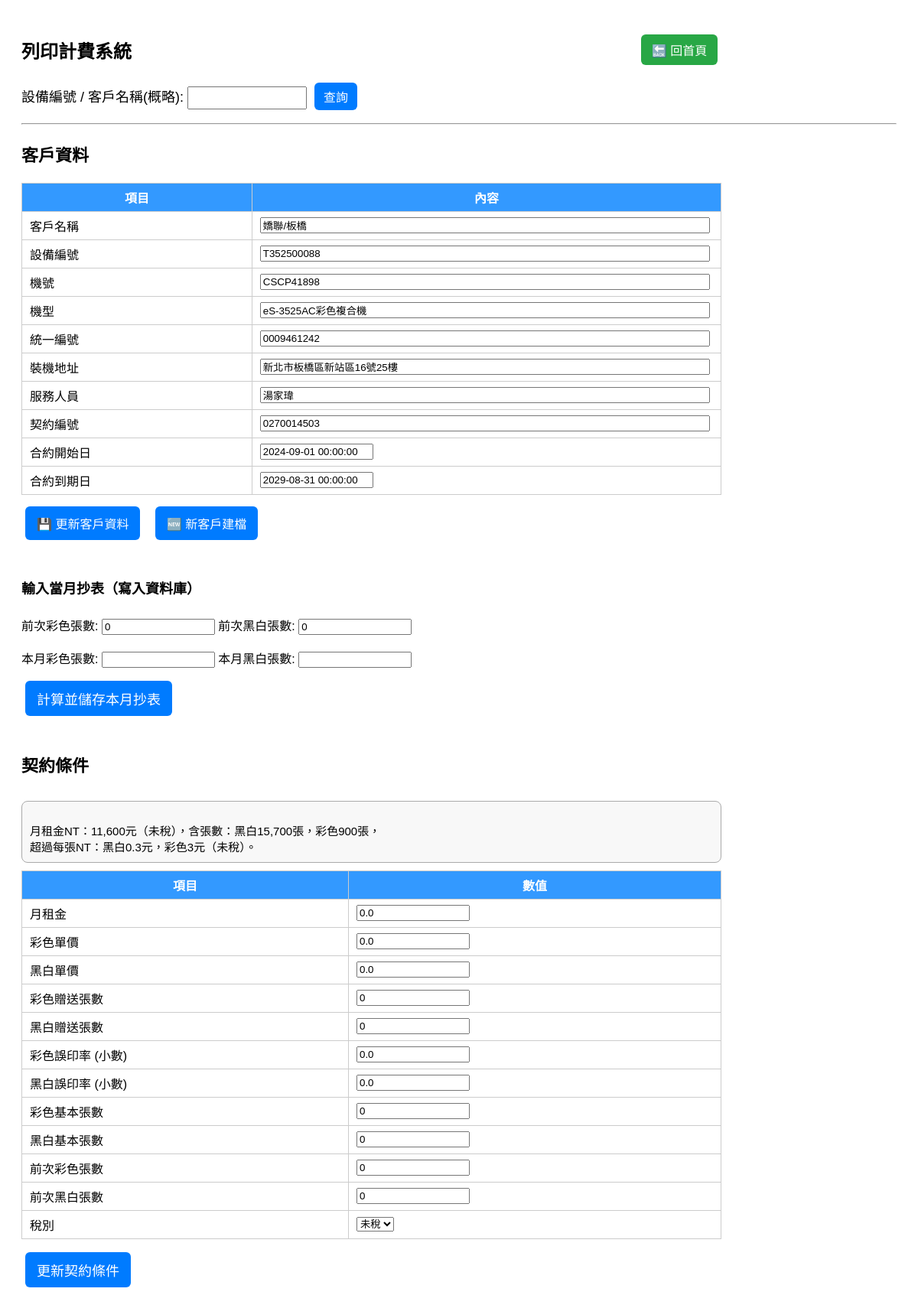
/billing/?device_id=T352500088, run on an earlier commit of the app's database.
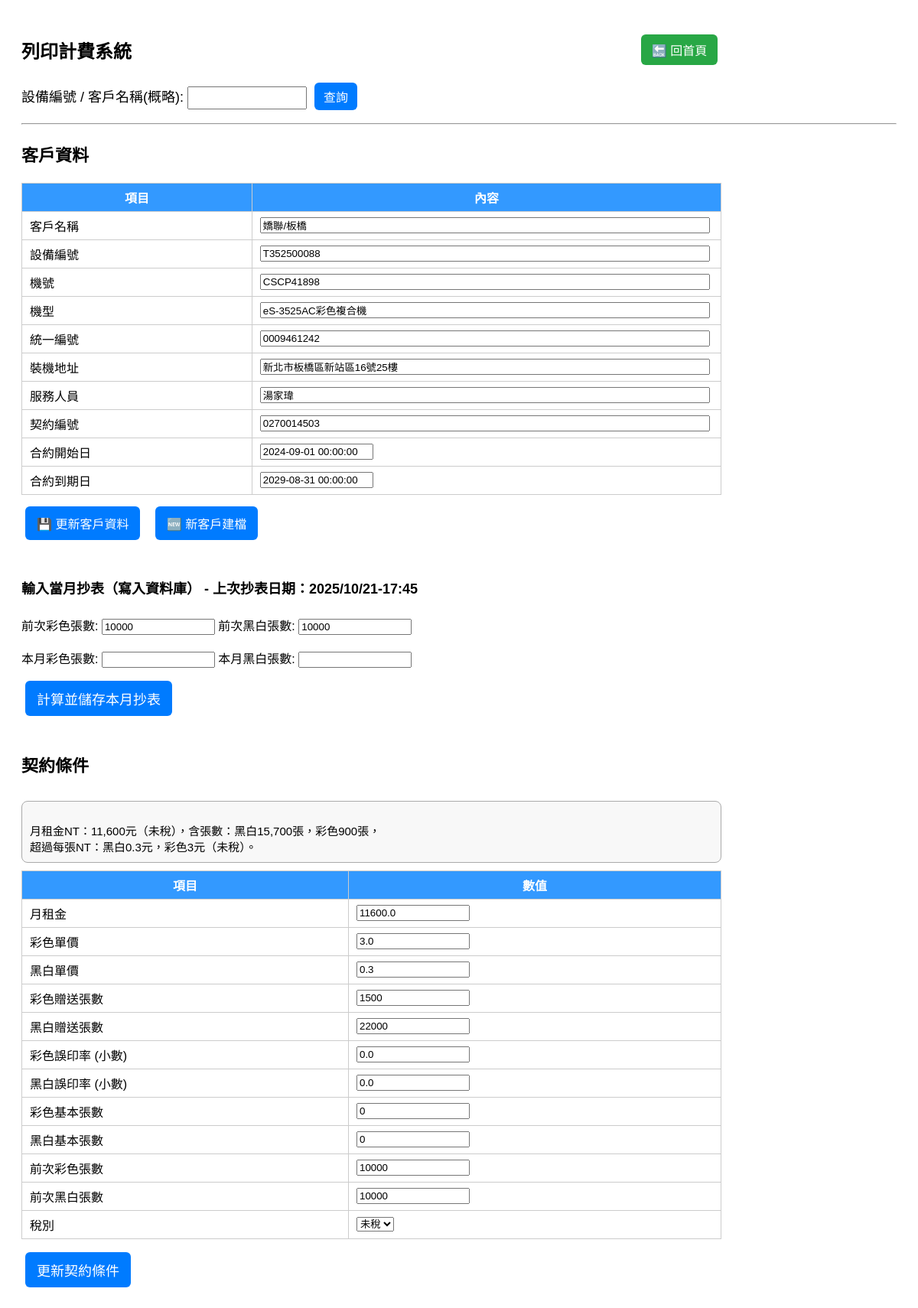
And on a later commit of the database.
### tables this page shows
CREATE TABLE customers (
        device_id TEXT PRIMARY KEY,
        customer_name TEXT,
        device_number TEXT,
        machine_model TEXT,
        tax_id TEXT,
        install_address TEXT,
        service_person TEXT,
        contract_number TEXT,
        contract_start TEXT,
        contract_end TEXT
    );

CREATE TABLE "contracts" (
	"device_id"	TEXT,
	"monthly_rent"	REAL,
	"contra"	TEXT,
	"color_unit_price"	REAL,
	"bw_unit_price"	REAL,
	"color_giveaway"	INTEGER,
	"bw_giveaway"	INTEGER,
	"color_error_rate"	REAL,
	"bw_error_rate"	REAL,
	"color_basic"	INTEGER,
	"bw_basic"	INTEGER,
	"tax_type"	TEXT DEFAULT '含稅',
	"master_device_id"	TEXT,
	PRIMARY KEY("device_id")
);

CREATE TABLE usage (
        id INTEGER PRIMARY KEY AUTOINCREMENT,
        device_id TEXT,
        month TEXT,
        color_count INTEGER,
        bw_count INTEGER,
        timestamp TEXT
    );

### modules/billing.py (the view)
@bp.route("/", methods=["GET", "POST"])
def index():
    message = request.args.get("message", "")
    contract, customer, result = None, None, None
    contra_text = ""
    last_color, last_bw, last_time = 0, 0, ""
    matches = []
    if request.method == "POST":
        mode = request.form.get("mode")
        keyword = request.form.get("device_id", "").strip()
        if mode == "query":
            contract, contra_text = get_contract(keyword)
            customer = get_customer(keyword)
            if not contract:
                matches = search_customers_by_name(keyword)
                if matches:
                    message = f"🔍 找到 {len(matches)} 筆相符客戶"
                else:
                    message = f"❌ 找不到設備或客戶：{keyword}"
            else:
                last_color, last_bw, last_time = get_last_counts(keyword)
        elif mode == "calculate":
            device_id = keyword
            contract, contra_text = get_contract(device_id)
            customer = get_customer(device_id)
            if contract:
                last_color, last_bw, last_time = get_last_counts(device_id)
                curr_color = int(request.form.get("curr_color", "0"))
                curr_bw = int(request.form.get("curr_bw", "0"))
                result = calculate(contract, curr_color, curr_bw, last_color, last_bw)
                insert_usage(device_id, curr_color, curr_bw)
            else:
                message = f"❌ 找不到設備 {device_id}"
        elif mode == "update_contract":
            device_id = keyword
            fields = {
                "monthly_rent": float(request.form.get("monthly_rent", "0") or 0),
                "color_unit_price": float(request.form.get("color_unit_price", "0") or 0),
                "bw_unit_price": float(request.form.get("bw_unit_price", "0") or 0),
                "color_giveaway": int(request.form.get("color_giveaway", "0") or 0),
                "bw_giveaway": int(request.form.get("bw_giveaway", "0") or 0),
                "color_error_rate": float(request.form.get("color_error_rate", "0") or 0),
                "bw_error_rate": float(request.form.get("bw_error_rate", "0") or 0),
                "color_basic": int(request.form.get("color_basic", "0") or 0),
                "bw_basic": int(request.form.get("bw_basic", "0") or 0),
                "tax_type": request.form.get("tax_type", "含稅"),
            }
            conn = sqlite3.connect(DB_FILE)
            c = conn.cursor()
            c.execute("""
                UPDATE contracts SET
                    monthly_rent=?, color_unit_price=?, bw_unit_price=?,
                    color_giveaway=?, bw_giveaway=?, color_error_rate=?, bw_error_rate=?,
                    color_basic=?, bw_basic=?, tax_type=?
                WHERE device_id=?""",
                (*fields.values(), device_id))
            conn.commit()
            conn.close()
            return redirect(url_for("billing.index", device_id=device_id, message="✅ 契約條件已更新"))
        elif mode == "update_customer":
            device_id = keyword
            fields = {
                "customer_name": request.form.get("customer_name", "").strip(),
                "device_number": request.form.get("device_number", "").strip(),
                "machine_model": request.form.get("machine_model", "").strip(),
                "tax_id": request.form.get("tax_id", "").strip(),
                "install_address": request.form.get("install_address", "").strip(),
                "service_person": request.form.get("service_person", "").strip(),
                "contract_number": request.form.get("contract_number", "").strip(),
                "contract_start": request.form.get("contract_start", "").strip(),
                "contract_end": request.form.get("contract_end", "").strip(),
            }
            conn = sqlite3.connect(DB_FILE)
            c = conn.cursor()
            c.execute("""
                UPDATE customers SET
                    customer_name=?, device_number=?, machine_model=?, tax_id=?,
                    install_address=?, service_person=?, contract_number=?,
                    contract_start=?, contract_end=?
                WHERE device_id=?
            """, (*fields.values(), device_id))
            conn.commit()
            conn.close()
            return redirect(url_for("billing.index", device_id=device_id, message="✅ 客戶資料已更新"))
        elif mode == "delete_customer":
            device_id = request.form.get("device_id")
            conn = sqlite3.connect(DB_FILE)
            c = conn.cursor()
            c.execute("DELETE FROM customers WHERE device_id=?", (device_id,))
            c.execute("DELETE FROM contracts WHERE device_id=?", (device_id,))
            c.execute("DELETE FROM usage WHERE device_id=?", (device_id,))
            conn.commit()
            conn.close()
            message = f"🗑 已刪除客戶（設備編號：{device_id}）"
        elif mode == "new_customer":
            old_id = request.form.get("device_id")
            new_id = request.form.get("device_id_new", "").strip()
            old_customer = get_customer(old_id)
            old_contract, _ = get_contract(old_id)
            if not old_customer or not old_contract:
                message = f"❌ 找不到原始客戶或契約資料，無法建檔。"
            elif not new_id:
                message = "⚠️ 請輸入新設備編號。"
            else:
                new_fields = {
                    "device_id": new_id,
                    "customer_name": request.form.get("customer_name", "").strip(),
                    "device_number": request.form.get("device_number", "").strip(),
                    "machine_model": request.form.get("machine_model", "").strip(),
                    "tax_id": request.form.get("tax_id", "").strip(),
                    "install_address": request.form.get("install_address", "").strip(),
                    "service_person": request.form.get("service_person", "").strip(),
                    "contract_number": request.form.get("contract_number", "").strip(),
                    "contract_start": request.form.get("contract_start", "").strip(),
                    "contract_end": request.form.get("contract_end", "").strip(),
                }
                conn = sqlite3.connect(DB_FILE)
                c = conn.cursor()
                c.execute("""
                    INSERT INTO customers (
                        device_id, customer_name, device_number, machine_model,
                        tax_id, install_address, service_person,
                        contract_number, contract_start, contract_end
                    ) VALUES (?, ?, ?, ?, ?, ?, ?, ?, ?, ?)
                """, tuple(new_fields.values()))
                c.execute("""
                    INSERT INTO contracts (
                        device_id, monthly_rent, color_unit_price, bw_unit_price,
                        color_giveaway, bw_giveaway, color_error_rate, bw_error_rate,
                        color_basic, bw_basic, tax_type, contra
                    ) VALUES (?, ?, ?, ?, ?, ?, ?, ?, ?, ?, ?, ?)
                """, (
                    new_id,
                    old_contract["monthly_rent"], old_contract["color_unit_price"], old_contract["bw_unit_price"],
                    old_contract["color_giveaway"], old_contract["bw_giveaway"],
                    old_contract["color_error_rate"], old_contract["bw_error_rate"],
                    old_contract["color_basic"], old_contract["bw_basic"],
                    old_contract["tax_type"], old_contract.get("contra", "")
                ))
                conn.commit()
                conn.close()
                return redirect(url_for("billing.index", device_id=new_id, message="✅ 新客戶建檔成功！"))
    elif request.args.get("device_id"):
        q_device = request.args.get("device_id")
        contract, contra_text = get_contract(q_device)
        customer = get_customer(q_device)
        if contract:
            last_color, last_bw, last_time = get_last_counts(q_device)
        else:
            message = f"❌ 找不到設備 {q_device}"
    return render_template("billing_index.html",
                           billing_page=True,
                           contract=contract,
                           contra_text=contra_text,
                           customer=customer,
                           last_color=last_color,
                           last_bw=last_bw,
                           last_time=last_time,
                           result=result,
                           matches=matches,
                           message=message)

### templates/billing_index.html (shortened to what this page needs)
<!DOCTYPE html>
<html lang="zh-TW">
<head>
</head>
<body>
    <div class="header-flex">
        <h2>列印計費系統</h2>
        <a href="/" style="text-decoration:none;">
            <button class="back-btn">🔙 回首頁</button>
        </a>
    </div>
	<form method="POST" style="margin-bottom: 12px;">
		<label class="search-label">設備編號 / 客戶名稱(概略):
			<input type="text" name="device_id" required class="search-input">
		</label>
		<button type="submit" class="search-btn">查詢</button>
	</form>
    {% if contract %}
    <hr>
	{% if customer %}
	<h3 style="font-size:22px;">客戶資料</h3>
	<form method="post" action="{{ url_for('billing.index') }}">
		<table class="contract-table">
			<tr><th>項目</th><th>內容</th></tr>
			<tr><td>客戶名稱</td><td><input type="text" name="customer_name" value="{{ customer.customer_name }}" style="width:98%;"></td></tr>
			<tr><td>設備編號</td><td><input type="text" name="device_id_new" value="{{ customer.device_id }}" style="width:98%;"></td></tr>
			<tr><td>機號</td><td><input type="text" name="device_number" value="{{ customer.device_number }}" style="width:98%;"></td></tr>
			<tr><td>機型</td><td><input type="text" name="machine_model" value="{{ customer.machine_model }}" style="width:98%;"></td></tr>
			<tr><td>統一編號</td><td><input type="text" name="tax_id" value="{{ customer.tax_id }}" style="width:98%;"></td></tr>
			<tr><td>裝機地址</td><td><input type="text" name="install_address" value="{{ customer.install_address }}" style="width:98%;"></td></tr>
			<tr><td>服務人員</td><td><input type="text" name="service_person" value="{{ customer.service_person }}" style="width:98%;"></td></tr>
			<tr><td>契約編號</td><td><input type="text" name="contract_number" value="{{ customer.contract_number }}" style="width:98%;"></td></tr>
			<tr><td>合約開始日</td><td><input type="text" name="contract_start" value="{{ customer.contract_start }}"></td></tr>
			<tr><td>合約到期日</td><td><input type="text" name="contract_end" value="{{ customer.contract_end }}"></td></tr>
		</table>
		<div style="margin-top:10px; text-align:left;">
			<button type="submit" name="mode" value="update_customer" class="btn btn-primary" style="font-size:16px;">💾 更新客戶資料</button>
			<button type="submit" name="mode" value="new_customer" class="btn btn-success" style="font-size:16px; margin-left:10px;">🆕 新客戶建檔</button>
		</div>
	</form>
	{% endif %}
    <form method="POST" style="margin-top:20px;">
        <div class="header-flex" style="font-size:18px;width:80%; margin-top:20px;">
            <h4>輸入當月抄表（寫入資料庫）
            {% if last_time %}
                - 上次抄表日期：{{ last_time }}
            {% endif %}</h4>
        </div>
        <div>
            前次彩色張數: <input type="text" value="{{ last_color }}" readonly>
            前次黑白張數: <input type="text" value="{{ last_bw }}" readonly>
        </div>
        <br>
        <div>
            本月彩色張數: <input type="number" name="curr_color" required>
            本月黑白張數: <input type="number" name="curr_bw" required>
        </div>
        <div style="margin-top:12px;">
            <button type="submit">計算並儲存本月抄表</button>
        </div>
    </form>
    <div class="header-flex" style="width:80%; margin-top:20px;">
        <h3 style="font-size:22px;">契約條件</h3>
    </div>
	{% if contra_text %}
	<div style="width:80%; margin-top:10px;">
		<div style="border: 1px solid #aaa; border-radius: 8px; padding: 10px; font-size: 15px; font-family: 'Microsoft JhengHei', sans-serif; white-space: pre-line; background-color:#f8f8f8;">
			{{ contra_text }}
		</div>
	</div>
	{% endif %}
    <form method="POST" style="margin-top:8px;">
        <table class="contract-table">
            <tr><th>項目</th><th>數值</th></tr>
            <tr><td>月租金</td><td><input type="number" step="0.01" name="monthly_rent" value="{{ contract.monthly_rent }}"></td></tr>
            <tr><td>彩色單價</td><td><input type="number" step="0.01" name="color_unit_price" value="{{ contract.color_unit_price }}"></td></tr>
            <tr><td>黑白單價</td><td><input type="number" step="0.01" name="bw_unit_price" value="{{ contract.bw_unit_price }}"></td></tr>
            <tr><td>彩色贈送張數</td><td><input type="number" name="color_giveaway" value="{{ contract.color_giveaway }}"></td></tr>
            <tr><td>黑白贈送張數</td><td><input type="number" name="bw_giveaway" value="{{ contract.bw_giveaway }}"></td></tr>
            <tr><td>彩色誤印率 (小數)</td><td><input type="number" step="0.0001" name="color_error_rate" value="{{ contract.color_error_rate }}"></td></tr>
            <tr><td>黑白誤印率 (小數)</td><td><input type="number" step="0.0001" name="bw_error_rate" value="{{ contract.bw_error_rate }}"></td></tr>
            <tr><td>彩色基本張數</td><td><input type="number" name="color_basic" value="{{ contract.color_basic }}"></td></tr>
            <tr><td>黑白基本張數</td><td><input type="number" name="bw_basic" value="{{ contract.bw_basic }}"></td></tr>
            <tr><td>前次彩色張數</td><td><input type="text" value="{{ last_color }}" readonly></td></tr>
            <tr><td>前次黑白張數</td><td><input type="text" value="{{ last_bw }}" readonly></td></tr>
            <tr><td>稅別</td>
                <td>
                    <select name="tax_type">
                        <option value="未稅" {% if contract.tax_type == "未稅" %}selected{% endif %}>未稅</option>
                    </select>
                </td>
            </tr>
        </table>
        <div style="margin-top:12px;">
            <button type="submit">更新契約條件</button>
        </div>
    </form>
    {% endif %}
</body>
</html>

What changed in the data, as far as the page shows it:
added usage: timestamp "2025/10/21-17:45", color_count "10000", bw_count "10000"
changed contracts "月租金NT：11,600元（未稅），含張數：黑白15,700張，彩色900張， 超過每張NT：黑白0.3元，彩色3元（未稅）。": monthly_rent "0.0" → "11600.0"; color_unit_price "0.0" → "3.0"; bw_unit_price "0.0" → "0.3"; color_giveaway "0" → "1500"; bw_giveaway "0" → "22000"
Also different on the page:
form field last_color: "0" → (not shown)
form field last_bw: "0" → (not shown)
text now shown: "- 上次抄表日期："
